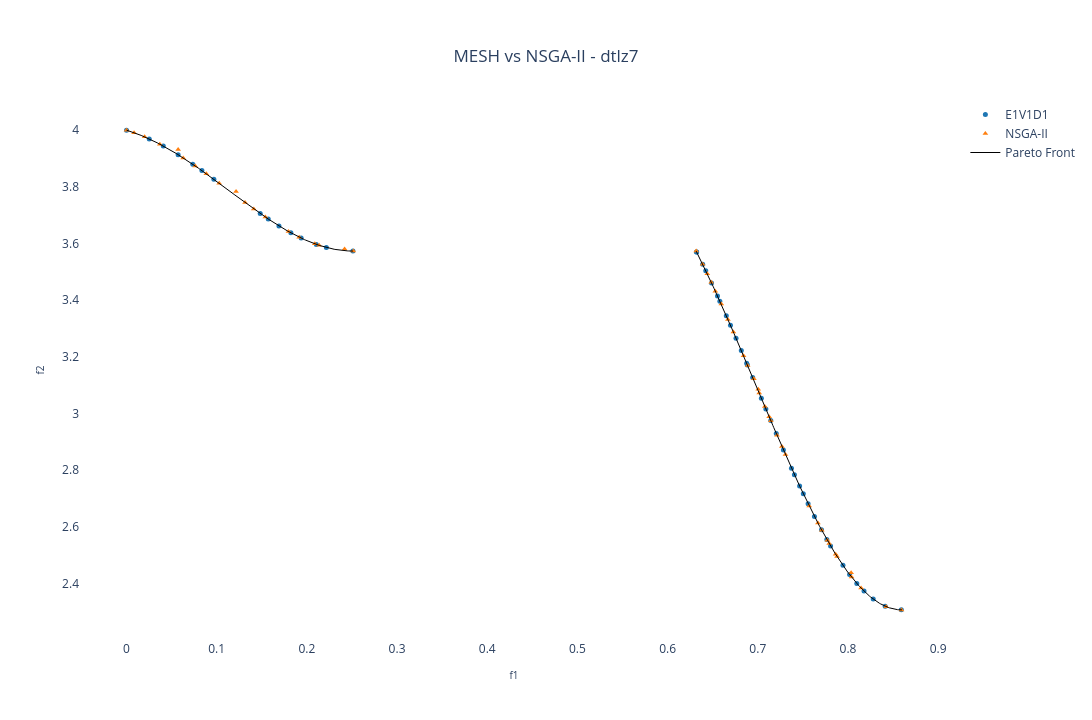

The notebook cell saved with this chart:
### Markdown cell above
### MESH vs Pymoo 2D:

### Code cell
nsga2_result = pickle.load(open(f'../result/NSGA2_{experiment_name}.pkl', 'rb'))

# Creating a subplot
fig = go.Figure()

add_MESH = True
if(add_MESH):
    for i in range(num_dataset):
        fig.add_trace(pareto_front[i])

fig.add_trace(go.Scatter(x=nsga2_result['combined'][1][:,0], 
               y=nsga2_result['combined'][1][:,1],
               mode='markers', marker=dict(size=5, symbol=marker_symbols[(num_dataset + 1) % num_symbols], color=solid_colors[-1]),
               name="NSGA-II")
               )

# Plotting the Pareto front
real_pareto_front = get_pareto(experiment_name, n_pareto_points, position_dim, 2)
fig.add_trace(
	go.Scatter(x=real_pareto_front[:,0],
		y=real_pareto_front[:,1],
		mode='lines', line=dict(width=1, color='black'),
		name='Pareto Front',
		showlegend=(i==0)
		)
	)

# Setting layout
fig.update_layout(
    showlegend=True,
    xaxis=dict(title=dict(text='f1', font=dict(size=10))),
    yaxis=dict(title=dict(text='f2', font=dict(size=10))),
    title=dict(
        text='MESH vs NSGA-II - ' + experiment_name,
        x=0.5,  # Centering the title
        xanchor='center',
        yanchor='top'
    ),
    #margin=dict(l=0, r=0, b=0, t=0), # Rearrange the margin
    width=1520,   # Figure width (pixels)
    height=720,  # Figure height (pixels)
    paper_bgcolor="white",
    plot_bgcolor='white'
)

# Showing the figure
fig.show()

### Figure 1 — Plotly figure (JSON) as saved in the notebook; plotly's stock layout.template omitted (floating-point values rounded to 4 significant figures; data arrays with more than 128 entries replaced by an {"elided": "..."} marker saying what was removed)
{"data": [{"marker": {"color": "#1f77b4", "size": 5, "symbol": "circle"}, "mode": "markers", "name": "E1V1D1", "showlegend": true, "type": "scatter", "x": [0, 0.02523, 0.04078, 0.05722, 0.07347, 0.08359, 0.09685, 0.1482, 0.1571, 0.169, 0.1822, 0.1936, 0.2105, 0.2216, 0.2511, 0.6321, 0.6322, 0.6389, 0.6423, 0.6487, 0.6553, 0.6579, 0.6651, 0.6697, 0.6758, 0.6817, 0.6877, 0.6884, 0.6943, 0.7039, 0.7089, 0.7144, 0.7205, 0.7284, 0.7373, 0.7406, 0.7464, 0.7505, 0.7558, 0.7628, 0.7706, 0.7765, 0.7807, 0.7944, 0.8018, 0.8098, 0.8178, 0.828, 0.8412, 0.8591], "y": [4, 3.969, 3.944, 3.913, 3.88, 3.857, 3.827, 3.706, 3.686, 3.662, 3.638, 3.619, 3.597, 3.586, 3.573, 3.57, 3.57, 3.527, 3.504, 3.461, 3.415, 3.396, 3.345, 3.311, 3.266, 3.222, 3.177, 3.171, 3.127, 3.054, 3.016, 2.975, 2.93, 2.872, 2.807, 2.784, 2.744, 2.717, 2.682, 2.637, 2.589, 2.556, 2.533, 2.464, 2.432, 2.4, 2.373, 2.345, 2.32, 2.307]}, {"marker": {"color": "#ff7f0e", "size": 5, "symbol": "triangle-up"}, "mode": "markers", "name": "NSGA-II", "type": "scatter", "x": [4.342e-16, 0.008349, 0.02003, 0.03695, 0.05723, 0.06285, 0.07617, 0.0885, 0.1027, 0.1215, 0.1314, 0.1411, 0.1539, 0.1796, 0.1914, 0.2087, 0.2136, 0.2418, 0.2514, 0.6317, 0.6388, 0.644, 0.6483, 0.6529, 0.6595, 0.6669, 0.6729, 0.6842, 0.6887, 0.6957, 0.7005, 0.7015, 0.7078, 0.7126, 0.7144, 0.7213, 0.7267, 0.7307, 0.757, 0.7666, 0.7709, 0.7771, 0.7792, 0.7863, 0.7878, 0.8035, 0.8039, 0.8145, 0.8424, 0.8593], "y": [4.0, 3.991, 3.976, 3.95, 3.931, 3.902, 3.874, 3.846, 3.813, 3.783, 3.744, 3.722, 3.693, 3.642, 3.622, 3.599, 3.593, 3.58, 3.573, 3.573, 3.527, 3.493, 3.463, 3.432, 3.387, 3.332, 3.288, 3.203, 3.169, 3.122, 3.085, 3.072, 3.025, 2.989, 2.975, 2.924, 2.884, 2.855, 2.674, 2.613, 2.588, 2.552, 2.541, 2.503, 2.496, 2.438, 2.423, 2.384, 2.318, 2.307]}, {"line": {"color": "black", "width": 1}, "mode": "lines", "name": "Pareto Front", "showlegend": true, "type": "scatter", "x": {"elided": "482 float values"}, "y": {"elided": "482 float values"}}], "layout": {"height": 720, "paper_bgcolor": "white", "plot_bgcolor": "white", "showlegend": true, "title": {"text": "MESH vs NSGA-II - dtlz7", "x": 0.5, "xanchor": "center", "yanchor": "top"}, "width": 1520, "xaxis": {"title": {"font": {"size": 10}, "text": "f1"}}, "yaxis": {"title": {"font": {"size": 10}, "text": "f2"}}}}
